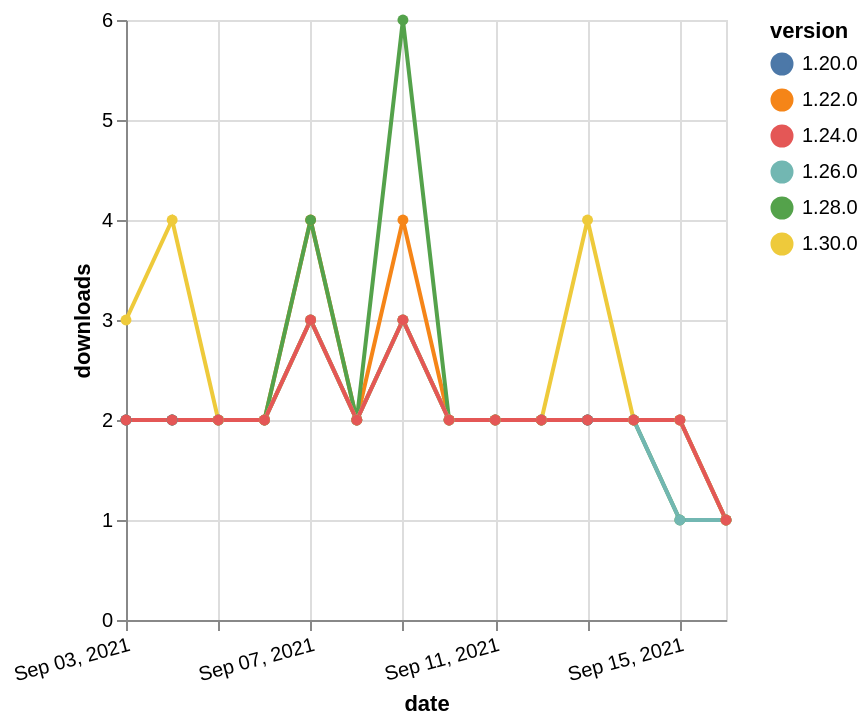

Source (Vega-Lite JSON):
### Vega-Lite specification from a JSON file in a GitHub repository (floating-point values rounded to 4 significant figures)
{"$schema": "https://vega.github.io/schema/vega-lite/v5.json", "description": "A simple bar chart with embedded data.", "data": {"values": [{"date": "2021-09-03", "total": 2023, "delta": 2, "version": "1.22.0"}, {"date": "2021-09-04", "total": 2025, "delta": 2, "version": "1.22.0"}, {"date": "2021-09-05", "total": 2027, "delta": 2, "version": "1.22.0"}, {"date": "2021-09-06", "total": 2029, "delta": 2, "version": "1.22.0"}, {"date": "2021-09-07", "total": 2033, "delta": 4, "version": "1.22.0"}, {"date": "2021-09-08", "total": 2035, "delta": 2, "version": "1.22.0"}, {"date": "2021-09-09", "total": 2039, "delta": 4, "version": "1.22.0"}, {"date": "2021-09-10", "total": 2041, "delta": 2, "version": "1.22.0"}, {"date": "2021-09-11", "total": 2043, "delta": 2, "version": "1.22.0"}, {"date": "2021-09-12", "total": 2045, "delta": 2, "version": "1.22.0"}, {"date": "2021-09-13", "total": 2047, "delta": 2, "version": "1.22.0"}, {"date": "2021-09-14", "total": 2049, "delta": 2, "version": "1.22.0"}, {"date": "2021-09-15", "total": 2051, "delta": 2, "version": "1.22.0"}, {"date": "2021-09-16", "total": 2052, "delta": 1, "version": "1.22.0"}, {"date": "2021-09-03", "total": 734, "delta": 2, "version": "1.28.0"}, {"date": "2021-09-04", "total": 736, "delta": 2, "version": "1.28.0"}, {"date": "2021-09-05", "total": 738, "delta": 2, "version": "1.28.0"}, {"date": "2021-09-06", "total": 740, "delta": 2, "version": "1.28.0"}, {"date": "2021-09-07", "total": 744, "delta": 4, "version": "1.28.0"}, {"date": "2021-09-08", "total": 746, "delta": 2, "version": "1.28.0"}, {"date": "2021-09-09", "total": 752, "delta": 6, "version": "1.28.0"}, {"date": "2021-09-10", "total": 754, "delta": 2, "version": "1.28.0"}, {"date": "2021-09-11", "total": 756, "delta": 2, "version": "1.28.0"}, {"date": "2021-09-12", "total": 758, "delta": 2, "version": "1.28.0"}, {"date": "2021-09-13", "total": 760, "delta": 2, "version": "1.28.0"}, {"date": "2021-09-14", "total": 762, "delta": 2, "version": "1.28.0"}, {"date": "2021-09-15", "total": 763, "delta": 1, "version": "1.28.0"}, {"date": "2021-09-16", "total": 764, "delta": 1, "version": "1.28.0"}, {"date": "2021-09-03", "total": 1024, "delta": 2, "version": "1.26.0"}, {"date": "2021-09-04", "total": 1026, "delta": 2, "version": "1.26.0"}, {"date": "2021-09-05", "total": 1028, "delta": 2, "version": "1.26.0"}, {"date": "2021-09-06", "total": 1030, "delta": 2, "version": "1.26.0"}, {"date": "2021-09-07", "total": 1033, "delta": 3, "version": "1.26.0"}, {"date": "2021-09-08", "total": 1035, "delta": 2, "version": "1.26.0"}, {"date": "2021-09-09", "total": 1038, "delta": 3, "version": "1.26.0"}, {"date": "2021-09-10", "total": 1040, "delta": 2, "version": "1.26.0"}, {"date": "2021-09-11", "total": 1042, "delta": 2, "version": "1.26.0"}, {"date": "2021-09-12", "total": 1044, "delta": 2, "version": "1.26.0"}, {"date": "2021-09-13", "total": 1046, "delta": 2, "version": "1.26.0"}, {"date": "2021-09-14", "total": 1048, "delta": 2, "version": "1.26.0"}, {"date": "2021-09-15", "total": 1049, "delta": 1, "version": "1.26.0"}, {"date": "2021-09-16", "total": 1050, "delta": 1, "version": "1.26.0"}, {"date": "2021-09-03", "total": 2081, "delta": 2, "version": "1.20.0"}, {"date": "2021-09-04", "total": 2083, "delta": 2, "version": "1.20.0"}, {"date": "2021-09-05", "total": 2085, "delta": 2, "version": "1.20.0"}, {"date": "2021-09-06", "total": 2087, "delta": 2, "version": "1.20.0"}, {"date": "2021-09-07", "total": 2090, "delta": 3, "version": "1.20.0"}, {"date": "2021-09-08", "total": 2092, "delta": 2, "version": "1.20.0"}, {"date": "2021-09-09", "total": 2095, "delta": 3, "version": "1.20.0"}, {"date": "2021-09-10", "total": 2097, "delta": 2, "version": "1.20.0"}, {"date": "2021-09-11", "total": 2099, "delta": 2, "version": "1.20.0"}, {"date": "2021-09-12", "total": 2101, "delta": 2, "version": "1.20.0"}, {"date": "2021-09-13", "total": 2103, "delta": 2, "version": "1.20.0"}, {"date": "2021-09-14", "total": 2105, "delta": 2, "version": "1.20.0"}, {"date": "2021-09-15", "total": 2107, "delta": 2, "version": "1.20.0"}, {"date": "2021-09-16", "total": 2108, "delta": 1, "version": "1.20.0"}, {"date": "2021-09-03", "total": 240, "delta": 3, "version": "1.30.0"}, {"date": "2021-09-04", "total": 244, "delta": 4, "version": "1.30.0"}, {"date": "2021-09-05", "total": 246, "delta": 2, "version": "1.30.0"}, {"date": "2021-09-06", "total": 248, "delta": 2, "version": "1.30.0"}, {"date": "2021-09-07", "total": 251, "delta": 3, "version": "1.30.0"}, {"date": "2021-09-08", "total": 253, "delta": 2, "version": "1.30.0"}, {"date": "2021-09-09", "total": 256, "delta": 3, "version": "1.30.0"}, {"date": "2021-09-10", "total": 258, "delta": 2, "version": "1.30.0"}, {"date": "2021-09-11", "total": 260, "delta": 2, "version": "1.30.0"}, {"date": "2021-09-12", "total": 262, "delta": 2, "version": "1.30.0"}, {"date": "2021-09-13", "total": 266, "delta": 4, "version": "1.30.0"}, {"date": "2021-09-14", "total": 268, "delta": 2, "version": "1.30.0"}, {"date": "2021-09-15", "total": 270, "delta": 2, "version": "1.30.0"}, {"date": "2021-09-16", "total": 271, "delta": 1, "version": "1.30.0"}, {"date": "2021-09-03", "total": 1483, "delta": 2, "version": "1.24.0"}, {"date": "2021-09-04", "total": 1485, "delta": 2, "version": "1.24.0"}, {"date": "2021-09-05", "total": 1487, "delta": 2, "version": "1.24.0"}, {"date": "2021-09-06", "total": 1489, "delta": 2, "version": "1.24.0"}, {"date": "2021-09-07", "total": 1492, "delta": 3, "version": "1.24.0"}, {"date": "2021-09-08", "total": 1494, "delta": 2, "version": "1.24.0"}, {"date": "2021-09-09", "total": 1497, "delta": 3, "version": "1.24.0"}, {"date": "2021-09-10", "total": 1499, "delta": 2, "version": "1.24.0"}, {"date": "2021-09-11", "total": 1501, "delta": 2, "version": "1.24.0"}, {"date": "2021-09-12", "total": 1503, "delta": 2, "version": "1.24.0"}, {"date": "2021-09-13", "total": 1505, "delta": 2, "version": "1.24.0"}, {"date": "2021-09-14", "total": 1507, "delta": 2, "version": "1.24.0"}, {"date": "2021-09-15", "total": 1509, "delta": 2, "version": "1.24.0"}, {"date": "2021-09-16", "total": 1510, "delta": 1, "version": "1.24.0"}]}, "width": "container", "mark": {"type": "line", "point": {"filled": true}}, "encoding": {"x": {"field": "date", "type": "temporal", "timeUnit": "yearmonthdate", "title": "date", "axis": {"labelAngle": -15}}, "y": {"field": "delta", "type": "quantitative", "title": "downloads"}, "color": {"field": "version", "type": "nominal"}, "tooltip": {"field": "delta"}}}
